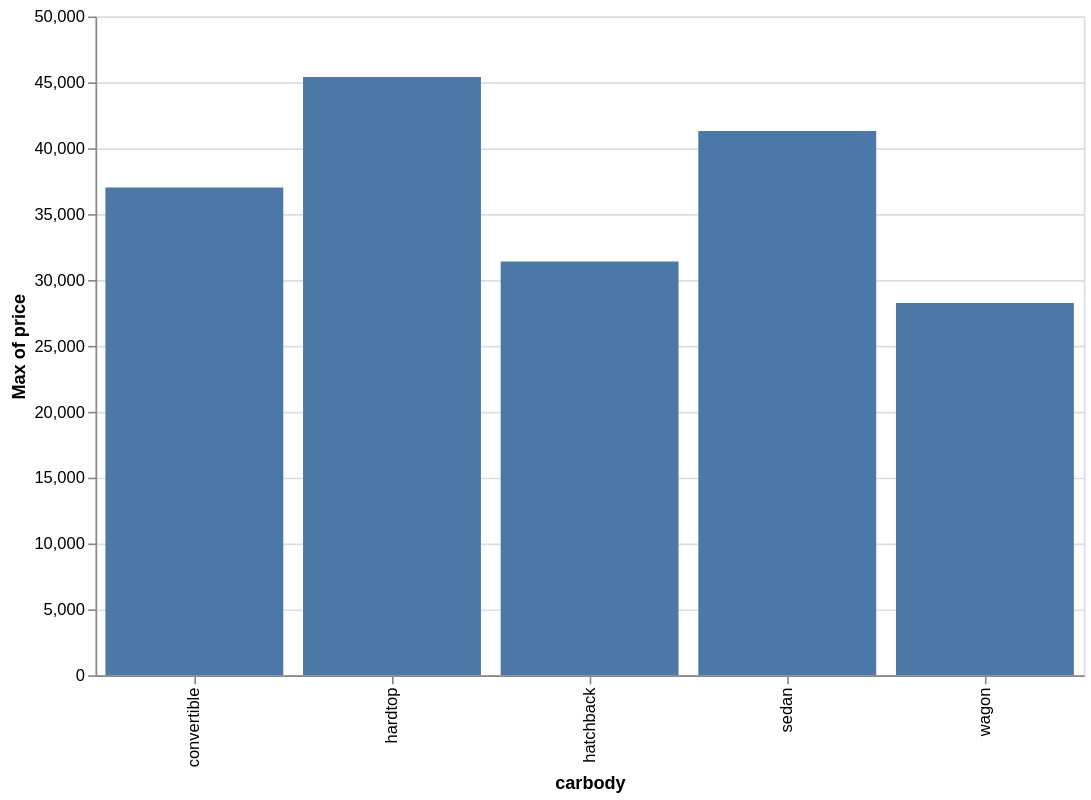

The code cell stored with this chart in its notebook:
### Code cell
alt.Chart(cars_data, height=400, width=600).mark_bar().encode(
    x='carbody',
    y='max(price)'
)

### Figure 1 — Vega-Lite specification as saved in the notebook (floating-point values rounded to 4 significant figures; data arrays with more than 128 entries replaced by an {"elided": "..."} marker saying what was removed)
{"config": {"view": {"continuousWidth": 300, "continuousHeight": 300}}, "data": {"name": "data-1bed9fbf2600d9190696f48c3511329a"}, "mark": {"type": "bar"}, "encoding": {"x": {"field": "carbody", "type": "nominal"}, "y": {"aggregate": "max", "field": "price", "type": "quantitative"}}, "height": 400, "width": 600, "$schema": "https://vega.github.io/schema/vega-lite/v6.1.0.json", "datasets": {"data-1bed9fbf2600d9190696f48c3511329a": {"elided": "205 records"}}}
